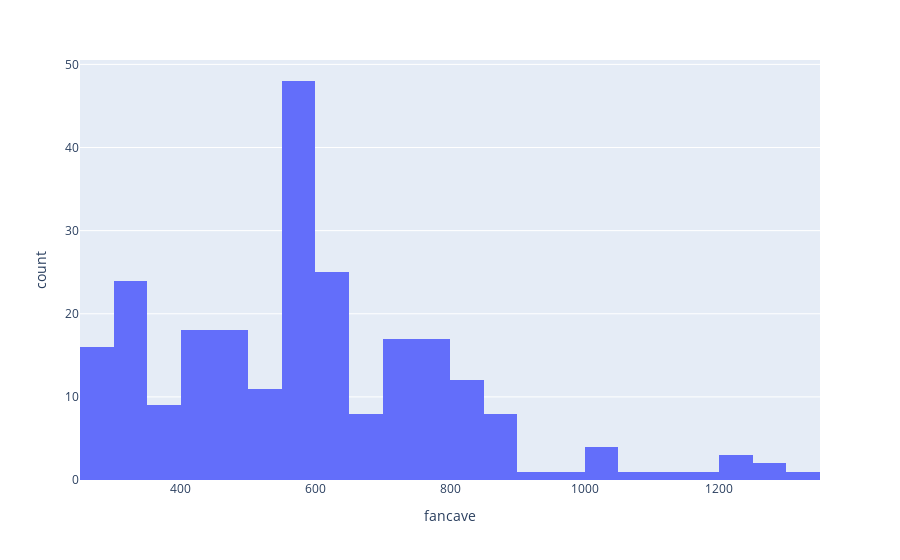

Source (notebook cell):
### Code cell
fig = px.histogram(df, x="fancave")
fig.show()

### Figure 1 — Plotly figure (JSON) as saved in the notebook; plotly's stock layout.template omitted (floating-point values rounded to 4 significant figures; data arrays with more than 128 entries replaced by an {"elided": "..."} marker saying what was removed)
{"data": [{"alignmentgroup": "True", "bingroup": "x", "hovertemplate": "fancave=%{x}<br>count=%{y}<extra></extra>", "legendgroup": "", "marker": {"color": "#636efa", "pattern": {"shape": ""}}, "name": "", "offsetgroup": "", "orientation": "v", "showlegend": false, "type": "histogram", "x": {"elided": "246 float values"}, "xaxis": "x", "yaxis": "y"}], "layout": {"barmode": "relative", "legend": {"tracegroupgap": 0}, "margin": {"t": 60}, "xaxis": {"anchor": "y", "domain": [0, 1], "title": {"text": "fancave"}}, "yaxis": {"anchor": "x", "domain": [0, 1], "title": {"text": "count"}}}}
